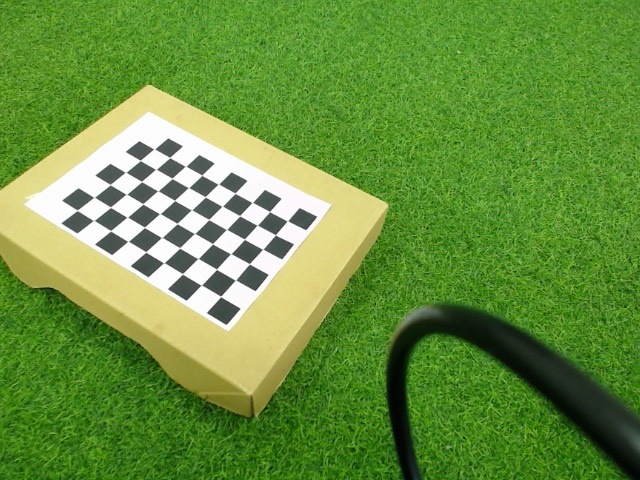
#> input picture Calibration/IMAGES/000565.jpg, 640 x 480 px, given in place of 40c.jpg, which was not available
$ python liveDistance.py   (Python 2 division)   (older library calls are emulated)
#> lines starting #> are read from the running program, lines starting #| are printed output that depends on the picture; after the words box and inside, x2 and y2 are one past the last pixel; in counts of white or black regions, pixels touching at a corner belong together; long printed decimals are rounded; pictures that were not available may be replaced by others from this repository, and a replacement may not be noted
import cv2
import numpy as np
import glob

def find_marker(image):
	# convert the image to grayscale, blur it, and detect edges
	gray = cv2.cvtColor(image, cv2.COLOR_BGR2GRAY)
	gray = cv2.GaussianBlur(gray, (5, 5), 0)
	edged = cv2.Canny(gray, 35, 125)

	# find the contours in the edged image
	#  and keep the largest one;
	( _, cnts, _) = cv2.findContours(edged.copy(), cv2.RETR_LIST, cv2.CHAIN_APPROX_SIMPLE)
	c = max(cnts, key = cv2.contourArea)
 	# compute the bounding box of the of the paper region and return it
	return cv2.minAreaRect(c)

def distance_to_camera(knownWidth, focalLength, perWidth):
	# compute and return the distance from the maker to the camera
	return (knownWidth * focalLength) / perWidth

#KNOWN_DISTANCE = 60.0
#KNOWN_WIDTH = 11 #122
KNOWN_DISTANCE = 40.0
KNOWN_WIDTH = 10 #122

# initialize the list of images that we'll be using
IMAGE_PATHS = ["MARKERS/40c.jpg"]
image = cv2.imread(IMAGE_PATHS[0])
#> image is the input picture: shape (480, 640, 3); mean B, G, R 62, 145.4, 103.5
marker = find_marker(image)
#> in find_marker, `gray = cv2.cvtColor(image, cv2.COLOR_BGR2GRAY)`:
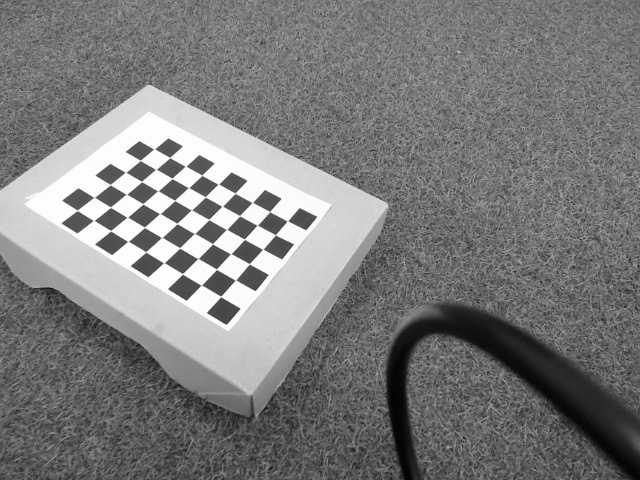
#> gray: shape (480, 640); min 2, max 255, mean 123.4
#> in find_marker, `edged = cv2.Canny(gray, 35, 125)`:
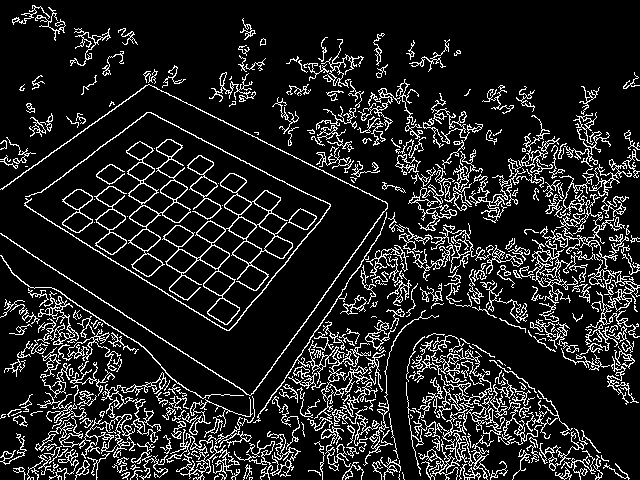
#> edged: shape (480, 640); 13.2% white in thin lines or dots
#> in find_marker, `( _, cnts, _) = cv2.findContours(edged.copy(), cv2.RETR_LIST, cv2.CHAI..`: cnts = 831 contours, 516 with area under 20; largest, box (x1, y1, x2, y2) and area: (162, 173, 293, 325) 5682, (126, 139, 191, 277) 3198, (94, 186, 127, 255) 830, (469, 115, 560, 223) 812, (408, 409, 494, 480) 775
#> in find_marker, `c = max(cnts, key = cv2.contourArea)`: c = contour of 607 points, box (x1, y1, x2, y2) (162, 173, 293, 325), area 5682
#> marker = ((225.5, 244.4), (142.8, 106.2), -49.76)
focalLength = (marker[1][0] * KNOWN_DISTANCE) / KNOWN_WIDTH
#> focalLength = 571.2
print marker[1][0]
#| 142.812
#----------------------------------------------------------------

REMAP_INTERPOLATION = cv2.INTER_LINEAR
# Load previously saved data
with np.load('B.npz') as X:
#> (reads Calibration/B.npz from the repository)
    mapx, mapy = [X[i] for i in ('mapx','mapy')]

# TODO: Use more stable identifiers
cap = cv2.VideoCapture(0)

# Use MJPEG to avoid overloading the USB 2.0 bus at this resolution
cap.set(cv2.CAP_PROP_FOURCC, cv2.VideoWriter_fourcc(*"MJPG"))

# TODO: Why these values in particular?
# TODO: Try applying brightness/contrast/gamma adjustments to the images

# Grab both frames first, then retrieve to minimize latency between cameras
while(True):

    if not cap.grab() :
        print("No more frames")
        break

    _, Frame = cap.retrieve()

    fixedFrame = cv2.remap(Frame, mapx, mapy, REMAP_INTERPOLATION)
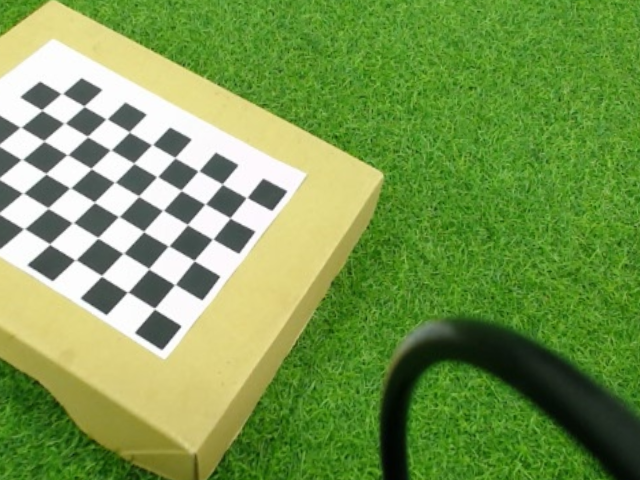
#> fixedFrame: shape (480, 640, 3); mean B, G, R 79.7, 152.7, 120.8

#    radius = 50
#    focalLength = (radius * KNOWN_DISTANCE) / KNOWN_WIDTH
#    cm = distance_to_camera(KNOWN_WIDTH, focalLength, radius)

    marker = find_marker(fixedFrame)
#> in find_marker (call 2), `gray = cv2.cvtColor(image, cv2.COLOR_BGR2GRAY)`:
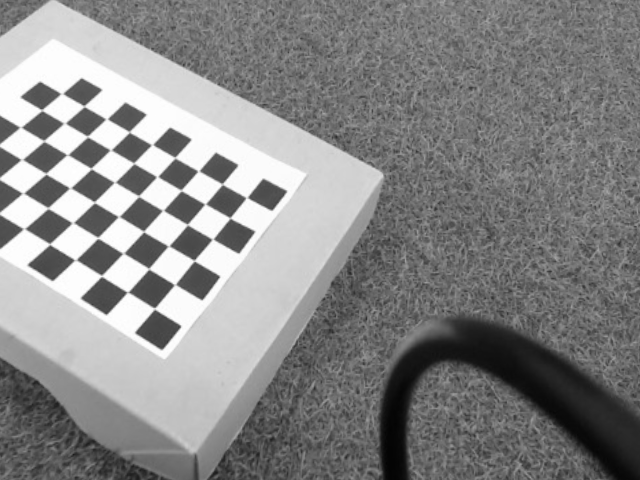
#> gray: shape (480, 640); min 3, max 255, mean 134.8
#> in find_marker (call 2), `edged = cv2.Canny(gray, 35, 125)`:
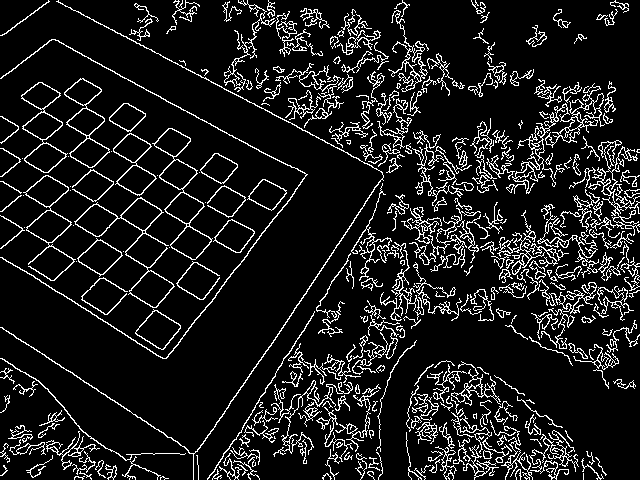
#> edged: shape (480, 640); 11.1% white in thin lines or dots
#> in find_marker (call 2), `( _, cnts, _) = cv2.findContours(edged.copy(), cv2.RETR_LIST, cv2.CHAI..`: cnts = 644 contours, 368 with area under 20; largest, box (x1, y1, x2, y2) and area: (152, 128, 213, 260) 2834, (74, 197, 175, 308) 2606, (21, 82, 68, 173) 2004, (64, 78, 110, 168) 1892, (23, 175, 76, 281) 1711
#> in find_marker (call 2), `c = max(cnts, key = cv2.contourArea)`: c = contour of 198 points, box (x1, y1, x2, y2) (152, 128, 213, 260), area 2834
#> marker = ((180.5, 193.7), (42.52, 133.7), -12.41)
    cm = distance_to_camera(KNOWN_WIDTH, focalLength, marker[1][0])
#> cm = 134.3
 	# draw a bounding box around the image and display it
    box = np.int0(cv2.boxPoints(marker))
#> box = [[174, 263], [145, 132], [186, 123], [215, 254]]

    cv2.drawContours(fixedFrame, [box], -1, (0, 255, 0), 2)
    cv2.putText(fixedFrame, "%.fcm" % (cm), (fixedFrame.shape[1] - 200, fixedFrame.shape[0] - 20), cv2.FONT_HERSHEY_SIMPLEX, 1.0, (0, 255, 0), 3)
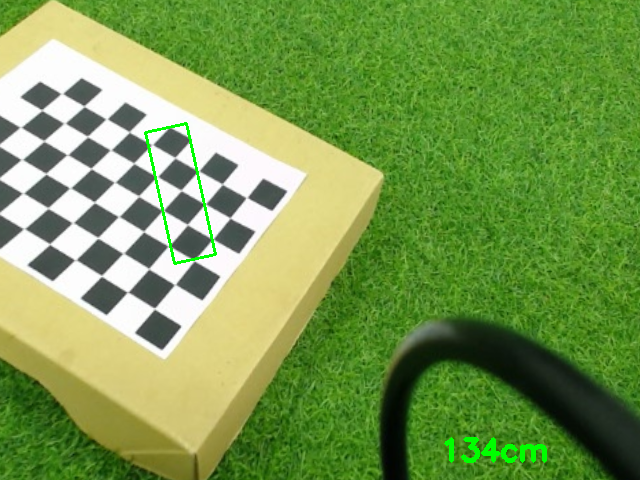
#> fixedFrame: shape (480, 640, 3); mean B, G, R 78.8, 153.2, 119.7
    cv2.imshow('frame', fixedFrame)

    if cv2.waitKey(1) & 0xFF == ord('q'):
#> (key q is pressed here)
        break

cap.release()
cv2.destroyAllWindows()
